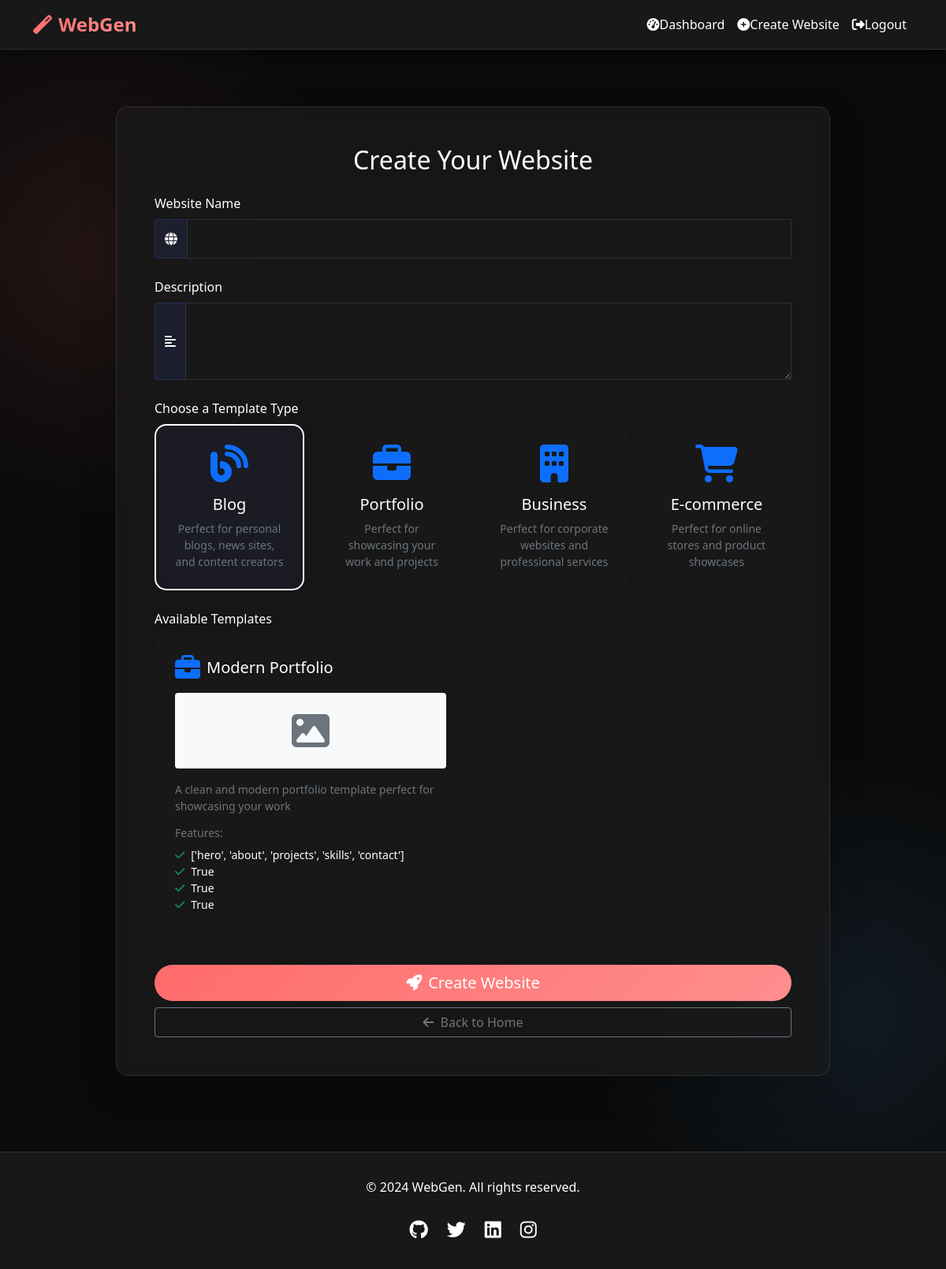
The page /create/ (signed in) on the database its author committed.
### generator/models.py (models this page shows, shortened)
class WebsiteTemplate(models.Model):
    TEMPLATE_TYPES = [
        ('blog', 'Blog'),
        ('portfolio', 'Portfolio'),
        ('business', 'Business'),
        ('ecommerce', 'E-commerce'),
    ]
    TEMPLATE_DESCRIPTIONS = {
        'blog': 'Perfect for personal blogs, news sites, and content creators',
        'portfolio': 'Ideal for showcasing your work and projects',
        'business': 'Great for corporate websites and professional services',
        'ecommerce': 'Designed for online stores and product showcases',
    }
    name = models.CharField(max_length=100)
    description = models.TextField()
    template_type = models.CharField(max_length=20, choices=TEMPLATE_TYPES)
    html_structure = models.TextField()
    css_structure = models.TextField()
    js_structure = models.TextField(blank=True, null=True)
    preview_image = models.ImageField(upload_to='template_previews/', blank=True, null=True)
    is_premium = models.BooleanField(default=False)
    features = models.JSONField(default=dict, blank=True)
    created_at = models.DateTimeField(auto_now_add=True)
    updated_at = models.DateTimeField(auto_now=True)
    def get_template_type_icon(self):
        icons = {
            'blog': 'fas fa-blog',
            'portfolio': 'fas fa-briefcase',
            'business': 'fas fa-building',
            'ecommerce': 'fas fa-shopping-cart',
        }
        return icons.get(self.template_type, 'fas fa-globe')
    def get_features(self):
        return self.features

### generator/views.py (the view)
# urls.py: path('create/', views.create_website, name='create_website'),
@login_required
def create_website(request):
    if request.method == 'POST':
        form = WebsiteCreationForm(request.POST)
        if form.is_valid():
            request.session['website_data'] = {
                'name': form.cleaned_data['name'],
                'description': form.cleaned_data['description'],
                'template_id': form.cleaned_data['template'].id,
                'template_type': form.cleaned_data['template'].template_type
            }
            return redirect('website_specifications')
    else:
        form = WebsiteCreationForm()
    templates = WebsiteTemplate.objects.all()
    if not templates.exists():
        messages.warning(request, 'No templates are available at the moment. Please contact the administrator.')
    return render(request, 'generator/create_website.html', {
        'form': form,
        'templates': templates,
        'template_types': WebsiteTemplate.TEMPLATE_TYPES,
        'template_descriptions': WebsiteTemplate.TEMPLATE_DESCRIPTIONS,
    })

### generator/forms.py
class WebsiteCreationForm(forms.ModelForm):
    template = forms.ModelChoiceField(
        queryset=WebsiteTemplate.objects.all(),
        widget=forms.Select(attrs={'class': 'form-control'})
    )
    class Meta:
        model = UserWebsite
        fields = ['name', 'description', 'template']
        widgets = {
            'name': forms.TextInput(attrs={'class': 'form-control', 'placeholder': 'Enter website name'}),
        }

### generator/templatetags/template_filters.py (called while the page is built)
@register.filter
def get_template_icon(template_type):
    icons = {
        'blog': 'fas fa-blog',
        'portfolio': 'fas fa-briefcase',
        'business': 'fas fa-building',
        'ecommerce': 'fas fa-shopping-cart',
        'restaurant': 'fas fa-utensils',
        'event': 'fas fa-calendar-alt',
        'real_estate': 'fas fa-home',
        'education': 'fas fa-graduation-cap',
        'healthcare': 'fas fa-heartbeat',
        'nonprofit': 'fas fa-hands-helping',
        'personal': 'fas fa-user',
        'landing': 'fas fa-rocket',
    }
    return icons.get(template_type, 'fas fa-globe')

### generator/templates/generator/create_website.html (shortened to what this page needs)
{% extends 'base.html' %}
{% load template_filters %}
{% block content %}
<div class="container py-5">
    <div class="row justify-content-center">
        <div class="col-lg-10">
            <div class="card shadow-lg animate__animated animate__fadeInUp">
                <div class="card-body p-5">
                    <h2 class="text-center mb-4">Create Your Website</h2>
                    <form method="post" class="needs-validation" novalidate>
                        <div class="mb-4">
                            <label for="id_name" class="form-label">Website Name</label>
                            <div class="input-group">
                                <span class="input-group-text"><i class="fas fa-globe"></i></span>
                                <input type="text" class="form-control" id="id_name" name="name" required>
                            </div>
                        </div>
                        <div class="mb-4">
                            <label for="id_description" class="form-label">Description</label>
                            <div class="input-group">
                                <span class="input-group-text"><i class="fas fa-align-left"></i></span>
                                <textarea class="form-control" id="id_description" name="description" rows="3" required></textarea>
                            </div>
                        </div>
                        <div class="mb-4">
                            <label class="form-label">Choose a Template Type</label>
                            <div class="row g-3 mb-4">
                                {% for template_type, display_name in template_types %}
                                <div class="col-md-3">
                                    <div class="card h-100 template-type-card" data-type="{{ template_type }}">
                                        <div class="card-body text-center p-4">
                                            <i class="{{ template_type|get_template_icon }} fa-3x text-primary mb-3"></i>
                                            <h5 class="card-title">{{ display_name }}</h5>
                                            <p class="card-text text-muted small">Perfect for {{ template_type|get_template_description }}</p>
                                        </div>
                                    </div>
                                </div>
                                {% endfor %}
                            </div>
                            <div class="mb-4">
                                <label for="id_template" class="form-label">Available Templates</label>
                                {% if templates %}
                                <div class="row g-3 template-list">
                                    {% for template in templates %}
                                    <div class="col-md-6 template-item" data-type="{{ template.template_type }}">
                                        <div class="card h-100 template-card">
                                            <label class="card-body p-4" for="template{{ template.id }}">
                                                <div class="d-flex align-items-center mb-3">
                                                    <i class="{{ template.get_template_type_icon }} fa-2x text-primary me-2"></i>
                                                    <h5 class="card-title mb-0">{{ template.name }}</h5>
                                                </div>
                                                {% if template.preview_image %}
                                                <img src="{{ template.preview_image.url }}" class="img-fluid rounded mb-3" alt="{{ template.name }}">
                                                {% else %}
                                                <div class="bg-light rounded mb-3 p-4 text-center">
                                                    <i class="fas fa-image fa-3x text-muted"></i>
                                                </div>
                                                {% endif %}
                                                <p class="card-text text-muted small">{{ template.description }}</p>
                                                {% if template.features %}
                                                <div class="mt-3">
                                                    <h6 class="small text-muted mb-2">Features:</h6>
                                                    <ul class="list-unstyled small">
                                                        {% for feature in template.get_features.items %}
                                                        <li><i class="fas fa-check text-success me-2"></i>{{ feature.1 }}</li>
                                                        {% endfor %}
                                                    </ul>
                                                </div>
                                                {% endif %}
                                            </label>
                                        </div>
                                    </div>
                                    {% endfor %}
                                </div>
                                {% else %}
                                <div class="alert alert-warning">
                                    <i class="fas fa-exclamation-triangle me-2"></i>
                                    No templates are available at the moment. Please contact the administrator.
                                </div>
                                {% endif %}
                            </div>
                        </div>
                        <div class="d-grid gap-2">
                            <button type="submit" class="btn btn-primary btn-lg" {% if not templates %}disabled{% endif %}>
                                <i class="fas fa-rocket me-2"></i>Create Website
                            </button>
                            <a href="{% url 'home' %}" class="btn btn-outline-secondary">
                                <i class="fas fa-arrow-left me-2"></i>Back to Home
                            </a>
                        </div>
                    </form>
                </div>
            </div>
        </div>
    </div>
</div>
{% endblock %}

### generator/templates/base.html (style rules this page uses)
:root { --dark-bg: #0a0a0a; --dark-surface: #1a1a1a; --dark-text: #ffffff; --primary-gradient: linear-gradient(135deg, #ff6b6b, #ff8e8e); --secondary-gradient: linear-gradient(135deg, #4facfe, #00f2fe); --accent-gradient: linear-gradient(135deg, #667eea, #764ba2); --success-gradient: linear-gradient(135deg, #43e97b, #38f9e7); --warning-gradient: linear-gradient(135deg, #fa709a, #fee140); --danger-gradient: linear-gradient(135deg, #ff0844, #ffb199); }
body { background-color: var(--dark-bg); color: var(--dark-text); font-family: 'Segoe UI', sans-serif; min-height: 100vh; display: flex; flex-direction: column; background-image: radial-gradient(circle at 10% 20%, rgba(255, 107, 107, 0.1) 0%, transparent 20%), radial-gradient(circle at 90% 80%, rgba(79, 172, 254, 0.1) 0%, transparent 20%); background-attachment: fixed; }
.card { background: rgba(26, 26, 26, 0.8); backdrop-filter: blur(10px); border: 1px solid rgba(255, 255, 255, 0.1); border-radius: 15px; transition: all 0.3s ease; overflow: hidden; }
.card::before { content: ''; position: absolute; top: 0; left: 0; right: 0; height: 3px; background: var(--primary-gradient); transform: scaleX(0); transform-origin: left; transition: transform 0.3s ease; }
.btn-primary { background: var(--primary-gradient); border: none; color: white; padding: 0.5rem 1.5rem; border-radius: 25px; transition: all 0.3s ease; position: relative; overflow: hidden; }
.btn-primary::before { content: ''; position: absolute; top: 0; left: 0; width: 100%; height: 100%; background: linear-gradient(135deg, rgba(255,255,255,0.2), transparent); transform: translateX(-100%); transition: transform 0.3s ease; }
.form-control { background: rgba(26, 26, 26, 0.8); border: 1px solid rgba(255, 255, 255, 0.1); color: var(--dark-text); border-radius: 10px; padding: 0.75rem 1rem; transition: all 0.3s ease; }

### generator/templates/generator/create_website.html (style rules this page uses)
.template-type-card { cursor: pointer; transition: all 0.3s ease; border: 2px solid transparent; }
.template-type-card.active { border-color: var(--primary-color); background-color: rgba(74, 107, 255, 0.05); }
.template-card { cursor: pointer; transition: all 0.3s ease; border: 2px solid transparent; }
.input-group-text { background-color: rgba(74, 107, 255, 0.1); border-color: rgba(74, 107, 255, 0.2); color: var(--primary-color); }
.template-item { display: none; }
.template-item.active { display: block; }

### rows shown on the page
WebsiteTemplate: name "Modern Portfolio", description "A clean and modern portfolio template perfect for showcasing your work", feature "['hero', 'about', 'projects', 'skills', 'contact']" "True" "True" "True"

### other values the page prints
{{ display_name }} "Blog" "Portfolio" "Business" "E-commerce"
{{ template_type|get_template_description }} "personal blogs, news sites, and content creators" "showcasing your work and projects" "corporate websites and professional services" "online stores and product showcases"
